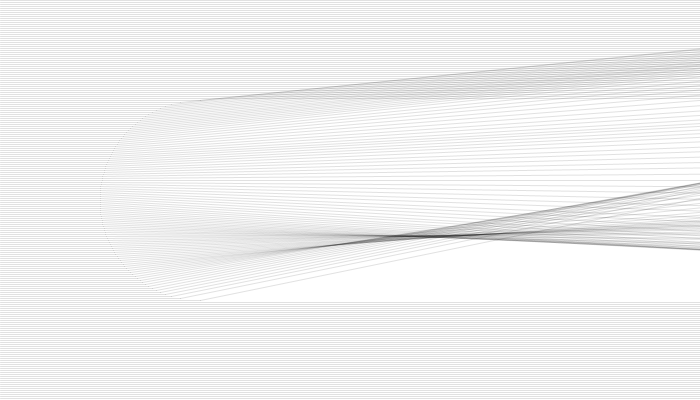
Frame 1 (no input)
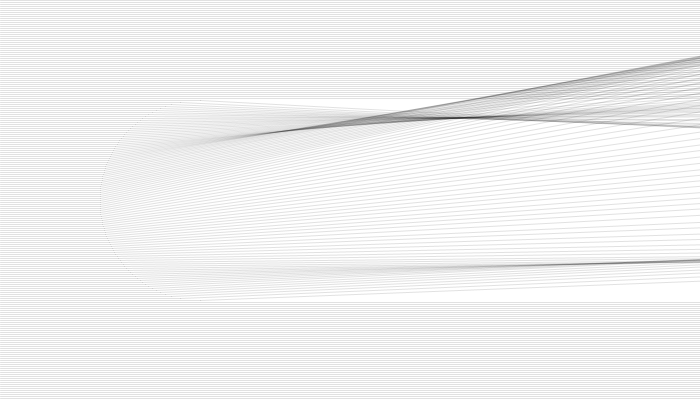
Frame 60 (the mouse pressed at the canvas centre just before this capture)
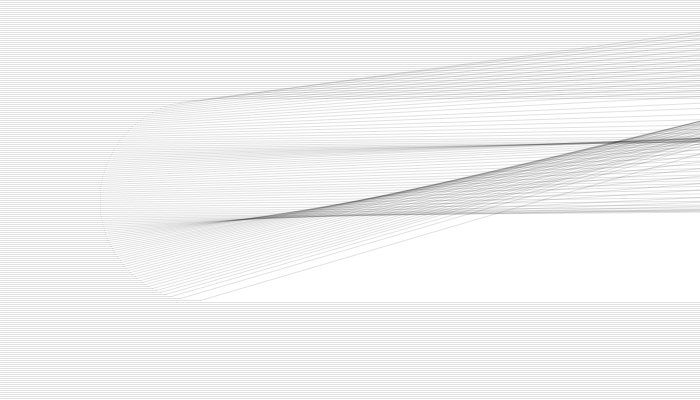
Frame 120 (the mouse held since frame 60 and released just before this capture)

The Processing sketch that drew these frames (run headless with seeded random() and noise(); from frame 60 on, the mouse is pressed at the canvas centre):

// Processing sketch: processing_84853
// ── processing_84853.pde


float noisenoisehit;

void setup() {
  size(700, 400);
  
  noisenoisehit = random(10); 
  frameRate(20);
}

void draw() {
  float circleX = 200;
  float circleY = 200;
  float circleRadius  = 100;
  stroke(#000000, 30);
  
  background(#FFFFFF);
  
  float stepy = 2;
  
  float noisehit = noisenoisehit;
  
  for(int y = 0; y < height; y += stepy) {
    float sine = (y - circleY) / circleRadius;
    
    float endX;
    if(abs(sine) > 1) {
      endX = width;
    } else {
      float angle = asin(sine) + PI;
      float cosine = cos(angle);
      endX = cosine * circleRadius + circleX;
      
      pushMatrix();
      translate(endX, y);
      rotate((noise(noisehit) - .5)  * PI/3);
      line(0, 0, width, 0);
      popMatrix();
      
      noisehit += 0.01;
    }
    

    
    line(0, y, endX, y);
  }
  
  noisenoisehit +=0.01;
}
